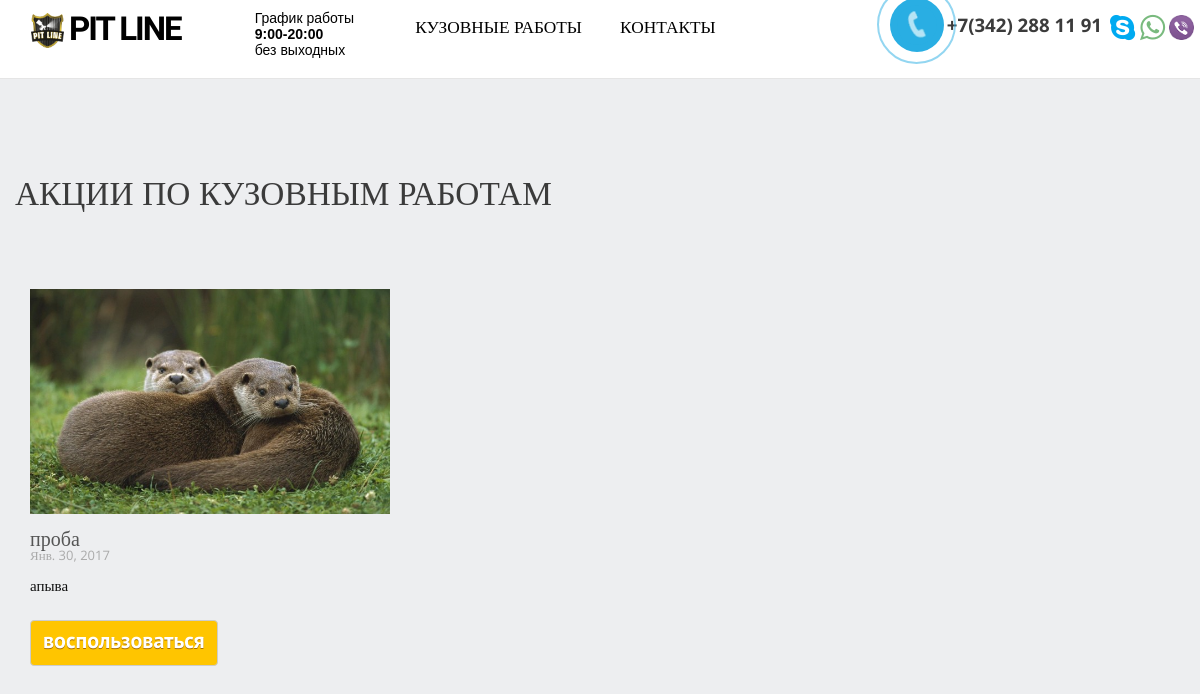
The page /akcii on the database its author committed.
### action/models.py (models this page shows)
class Action(models.Model):
    title = models.CharField(max_length=255)
    text = models.TextField()
    img = models.ImageField()
    date= models.DateField(auto_now_add=True)

### action/views.py (the view)
# urls.py: url(r'^akcii', ActionListView.as_view(), name='action-index'),
class ActionListView(ListView):
    model =Action

### action/templates/action/action_list.html (shortened to what this page needs)
﻿{%extends 'base.html'%}
{%block content%}
<div class="container">
    <div class="row action_title">
        <h3>АКЦИИ ПО КУЗОВНЫМ РАБОТАМ</h3>
    </div>
	<div class="row">
	 {%for act in object_list%}
		<div class="col-md-4 ">
			<div class="action__card">
			    <div class="action__img"><img src={{act.img.url}}></div>
			    <div class="action__title">{{act.title}}</div>
			    <div class="action__date">{{act.date}}</div>
			    <div class="action__text">{{act.text}}</div>
                <div class="action__btn">
                    <a onClick="popup('makeorder', 'УСЛУГИ', 'Заявка на акцию {{act.title}}')" rel="leanModal" name="makeorder" href="#makeorder">  <button type="button" class="btn btn-default" >воспользоваться</button></a>
                </div>
		    </div>
	  </div>
		{%endfor%}
	</div>
</div>
{%endblock%}

### app/static/app/content/site.css (style rules this page uses)
.action__text { margin-bottom: 22px; color: #111; font-size: 15px; font-weight: 300; line-height: 1.75; }
.action__img { margin-bottom:15px; }
.action__img img { width: 100%; }
.action__text { text-overflow:ellipsis; color: #111; font-size: 15px; font-weight: 300; line-height: 1.75; }
.action__date { margin-bottom: 10px; font-size: 13px; text-decoration: none; color: #aaa; -webkit-transition: all 0.27s cubic-bezier(0.300, 0.100, 0.580, 1.000); -moz-transition: all 0.27s cubic-bezier(0.300, 0.100, 0.580, 1.000); -o-transition: all 0.27s cubic-bezier(0.300, 0.100, 0.580, 1.000); -ms-transition: all 0.27s cubic-bezier(0.300, 0.100, 0.580, 1.000); transition: all 0.27s cubic-bezier(0.300, 0.100, 0.580, 1.000); }
.action__title { color: #555; text-decoration: none; -webkit-transition: all 0.27s cubic-bezier(0.300, 0.100, 0.580, 1.000); -moz-transition: all 0.27s cubic-bezier(0.300, 0.100, 0.580, 1.000); -o-transition: all 0.27s cubic-bezier(0.300, 0.100, 0.580, 1.000); -ms-transition: all 0.27s cubic-bezier(0.300, 0.100, 0.580, 1.000); transition: all 0.27s cubic-bezier(0.300, 0.100, 0.580, 1.000); font-size: 20px; font-weight: 300; }
.action__card { margin-top:80px; background-color:transparent; }
.action__btn button { color: #777; background: #ffc500; color: #fff; text-shadow: 0px 1px 0px #a86f05; font-size: 22px; font-family: 'pt_bold'; text-shadow: 0px 1px 0px #a86f05; transition: all 0.4s; }
.action_title { font-family: 'Russo One', sans-ser/if; font-size: 25pt; margin-top:30px; }

### app/static/app/content/style.css (style rules this page uses)
* { margin:0; padding:0; }
html, body { margin:0; padding:0; width:100%; -webkit-text-size-adjust:none; }
body { font-size:16px; line-height: 1; color:#3b3b3b; font-family: "Open Sans"; -webkit-background-size: cover; -moz-background-size: cover; -o-background-size: cover; background-size: cover; background-color:#EDEEF0; }
a { text-decoration:none; color:inherit; -webkit-transition: all 0.4s; -moz-transition: all 0.4s; transition: all 0.4s; }

### rows shown on the page
Action: img (picture), title "проба", date "Янв. 30, 2017", text "апыва"
